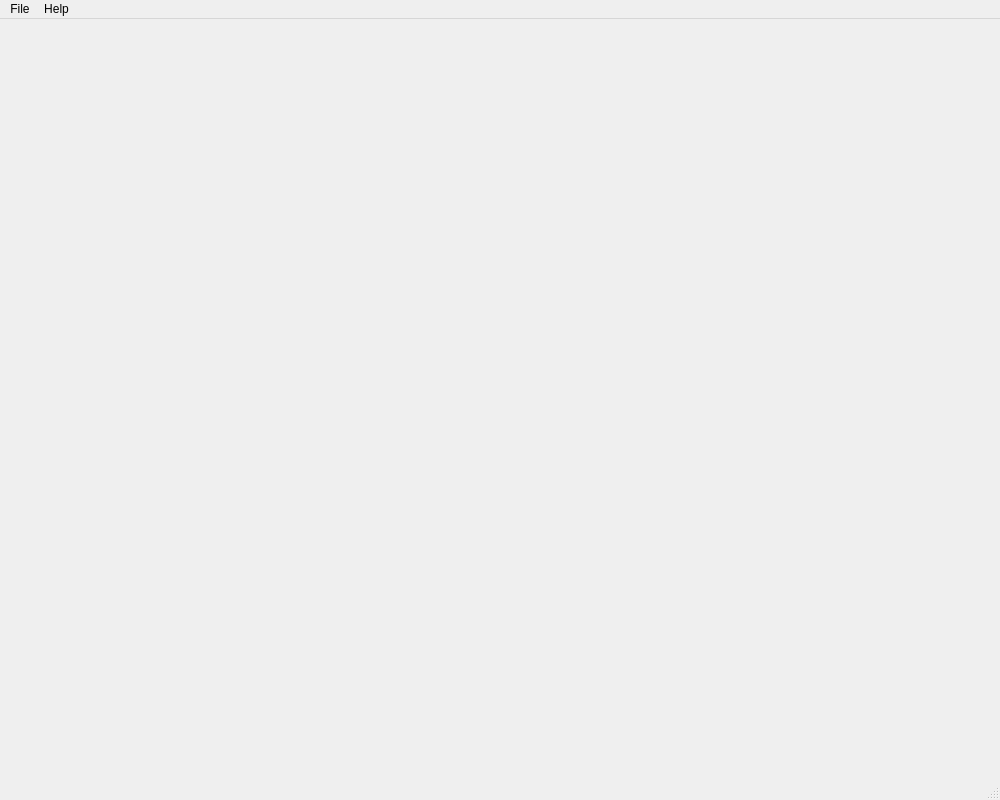
<?xml version="1.0" encoding="UTF-8"?>
<ui version="4.0">
 <class>MainWindow</class>
 <widget class="QMainWindow" name="MainWindow">
  <property name="geometry">
   <rect>
    <x>0</x>
    <y>0</y>
    <width>1000</width>
    <height>800</height>
   </rect>
  </property>
  <property name="windowTitle">
   <string>Sprite Editor</string>
  </property>
  <widget class="QWidget" name="centralwidget">
   <widget class="QWidget" name="tbWidge" native="true">
    <property name="geometry">
     <rect>
      <x>10</x>
      <y>20</y>
      <width>111</width>
      <height>731</height>
     </rect>
    </property>
   </widget>
   <widget class="QWidget" name="dfWidge" native="true">
    <property name="geometry">
     <rect>
      <x>130</x>
      <y>20</y>
      <width>512</width>
      <height>512</height>
     </rect>
    </property>
    <property name="minimumSize">
     <size>
      <width>0</width>
      <height>0</height>
     </size>
    </property>
    <property name="maximumSize">
     <size>
      <width>16777215</width>
      <height>16777215</height>
     </size>
    </property>
    <property name="mouseTracking">
     <bool>false</bool>
    </property>
    <property name="focusPolicy">
     <enum>Qt::NoFocus</enum>
    </property>
   </widget>
   <widget class="QWidget" name="apWidge" native="true">
    <property name="geometry">
     <rect>
      <x>800</x>
      <y>20</y>
      <width>191</width>
      <height>231</height>
     </rect>
    </property>
   </widget>
   <widget class="QWidget" name="fmWidge" native="true">
    <property name="geometry">
     <rect>
      <x>140</x>
      <y>560</y>
      <width>651</width>
      <height>171</height>
     </rect>
    </property>
   </widget>
  </widget>
  <widget class="QMenuBar" name="menubar">
   <property name="geometry">
    <rect>
     <x>0</x>
     <y>0</y>
     <width>1000</width>
     <height>22</height>
    </rect>
   </property>
   <widget class="QMenu" name="fileMenu">
    <property name="title">
     <string>File</string>
    </property>
    <addaction name="actionNew"/>
    <addaction name="actionOpen"/>
    <addaction name="actionSave"/>
    <addaction name="actionSaveAs"/>
    <addaction name="actionExport"/>
    <addaction name="actionClose"/>
   </widget>
   <widget class="QMenu" name="helpMenu">
    <property name="title">
     <string>Help</string>
    </property>
    <addaction name="actionHelp"/>
   </widget>
   <addaction name="fileMenu"/>
   <addaction name="helpMenu"/>
  </widget>
  <widget class="QStatusBar" name="statusBar"/>
  <action name="actionNew">
   <property name="text">
    <string>New</string>
   </property>
  </action>
  <action name="actionOpen">
   <property name="text">
    <string>Open</string>
   </property>
  </action>
  <action name="actionSave">
   <property name="text">
    <string>Save</string>
   </property>
  </action>
  <action name="actionSaveAs">
   <property name="text">
    <string>Save As</string>
   </property>
  </action>
  <action name="actionExport">
   <property name="text">
    <string>Export</string>
   </property>
  </action>
  <action name="actionHelp">
   <property name="text">
    <string>Sprite Help</string>
   </property>
  </action>
  <action name="actionClose">
   <property name="text">
    <string>Close</string>
   </property>
  </action>
 </widget>
 <resources/>
 <connections/>
</ui>
